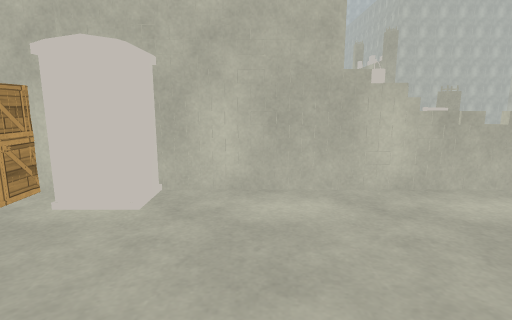
View 1 (above)

23 first-person views from a walk through a scene from a Unity 3-D project. The camera is 1.5 m above the floor, tilts 10° down and sees 80° across. The floor is counted in squares, 1 m on a side. Each view is taken from the middle of a square. On the plan, view 1 faces up. The plan holds only what a view shows up to about 15 squares ahead; the rest is blank. The place goes on beyond the plan. The player is left out. Door leaves are left out, so doorways stand open. Surface patterns are stand-ins for the level's own textures.

View 2
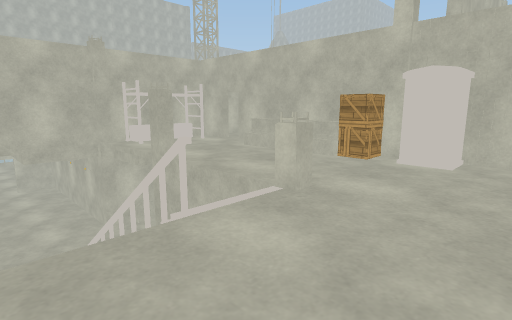

View 3
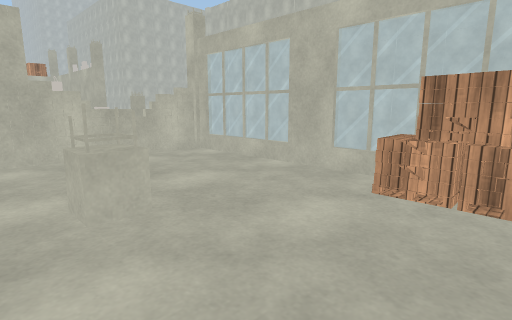

View 4
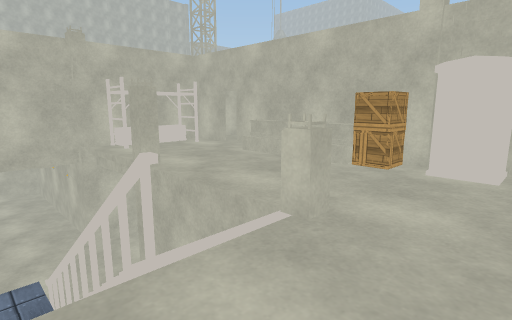

View 5
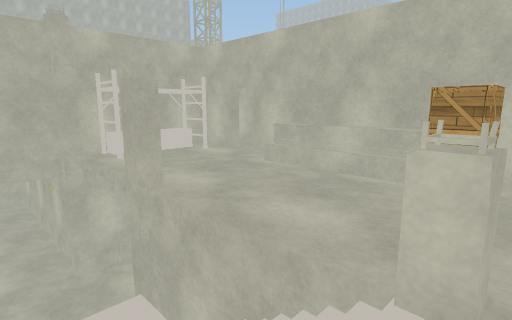

View 6
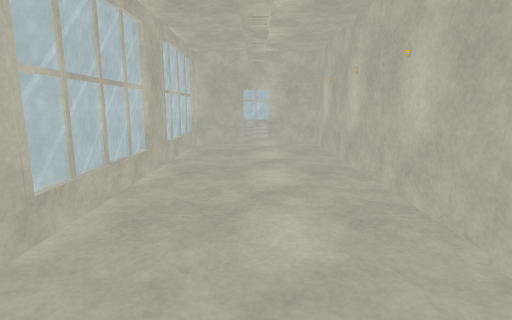

View 7
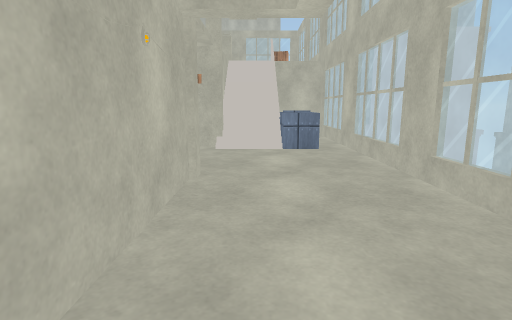

View 8
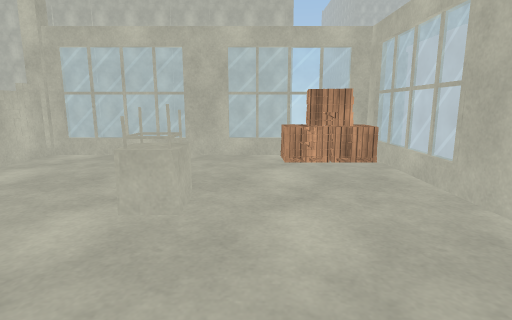

View 9
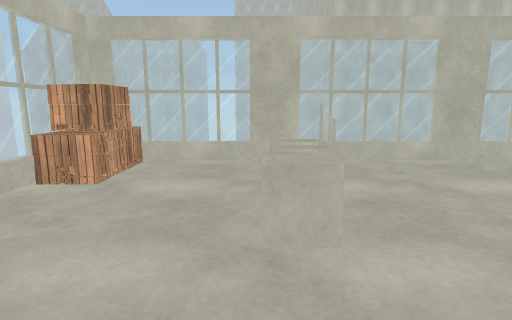

View 10
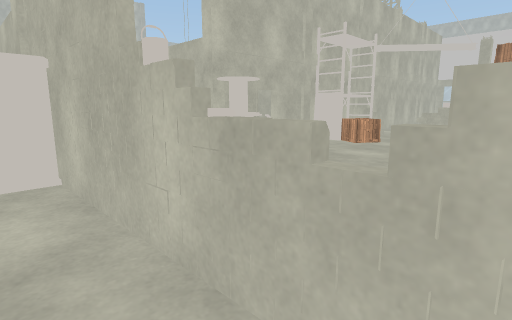

View 11
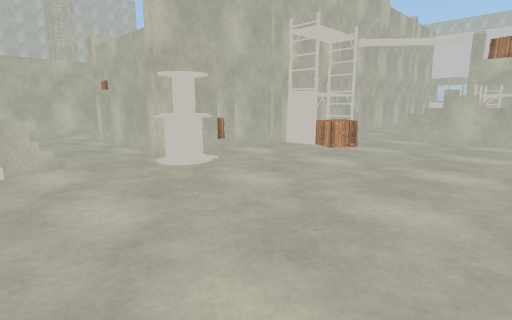

View 12
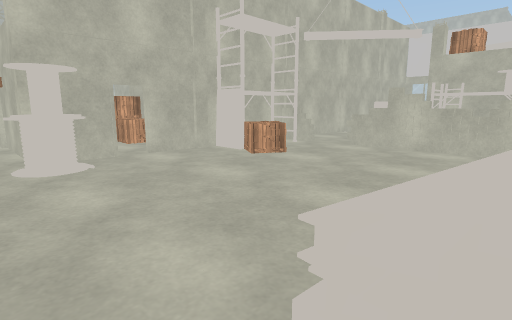

View 13
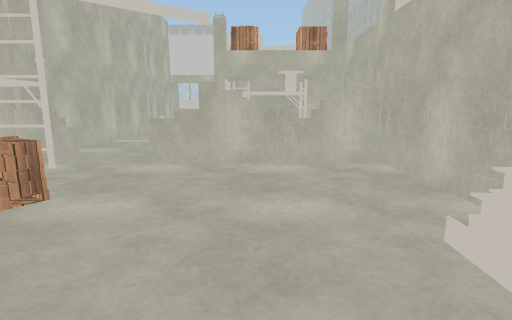

View 14
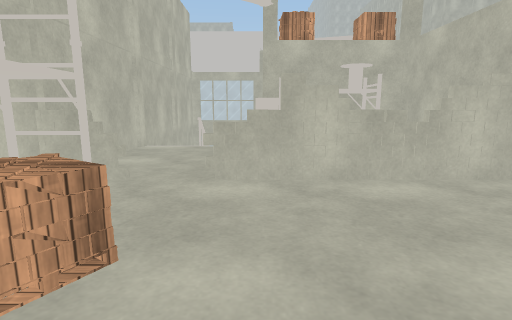

View 15
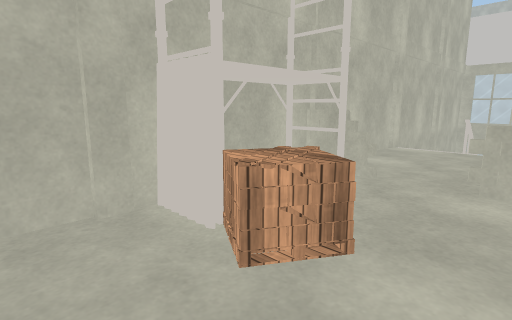

View 16
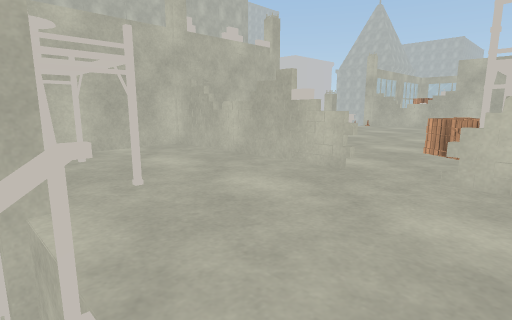

View 17
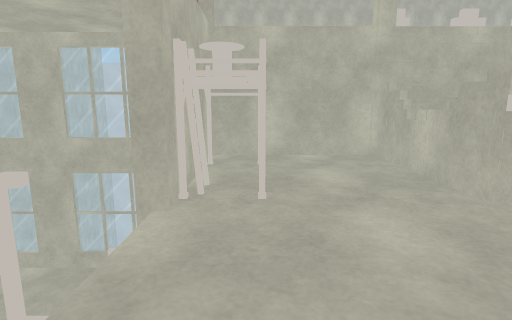

View 18
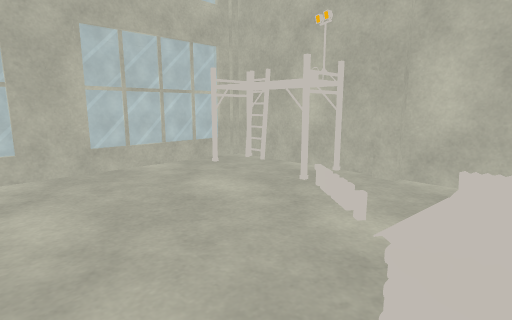

View 19
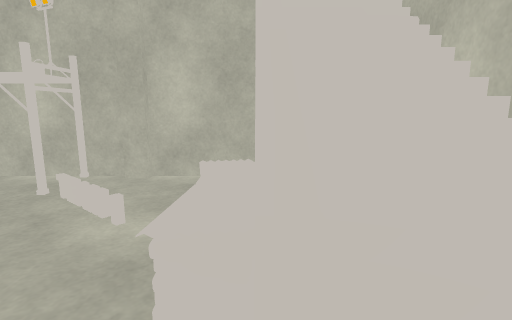

View 20
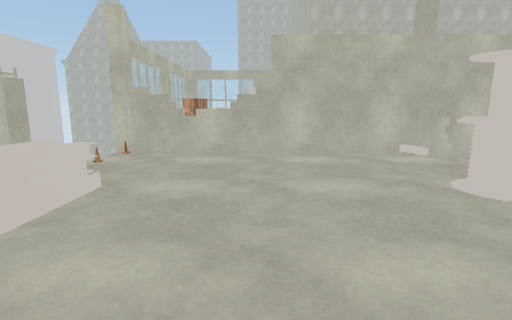

View 21
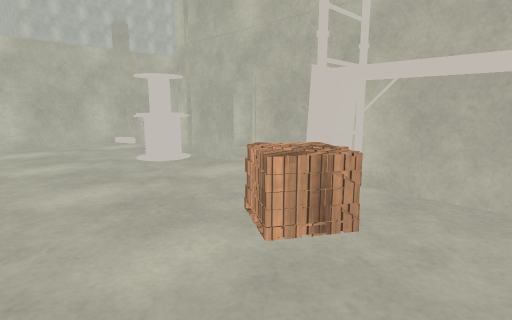

View 22
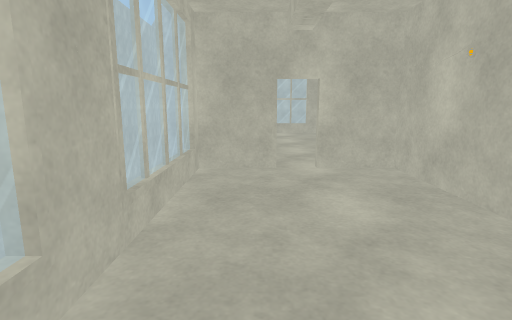

View 23
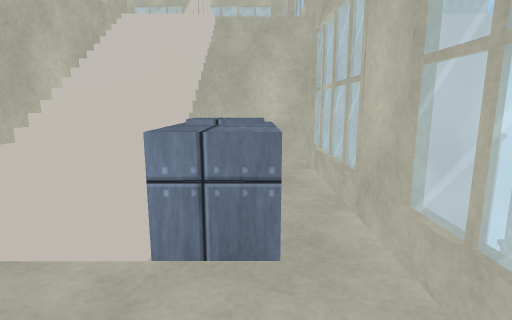

### Floor plan
Key: @ floor where view 1 was taken; # wall or solid block; . main floor; - floor 3.75 m lower than the main floor; / step, stairs or slope; = window, fence, low wall or low ledge; ^ raised ledge; v drop or lower ground; O other object.
Columns run from 23 left of view 1 to 7 right of it. Each row starts with its distance up from view 1.
 32                       - ------=
 31                      /#-------#
 30                     //O-------#
 29                    #//^-------=
 28                    #//^^------=
 27                    #//O---O--=v
 26                    #//#--#--O#v
 25                    #.....O####v
 24                    #.....O..O.#
 23                    #..........#
 22                    #..........#
 21                    #..........#
 20                    #=#.####=##
 19                    #OO........#
 18                    #..........#
 17                    #.OO.......#
 16                    ###O.......#
 15               OOOO.#......... v
 14               OOOO.#.........O
 13                   ..........OO
 12                   ..#.......OO
 11                   ..OO......OO
 10            ...######OO.......Ov
  9          #....................
  8          #.   ................
  7          #..       =..........
  6            ..     .=/.....O...v
  5           ##.#####OOOO###OO=##v
  4           OO.......OOO........=
  3           O...................=
  2          #O...................=
  1 ###########O..#.........^^....#
  0 --------------/////=...@#^....#
 -1 --------------//////..........=
 -2 --------------###  #........OOv
 -3 --------------OOO  -........OOv
 -4 --------------------........OOv
 -5 #===##===##===##===##===##==vv

Where each view was taken, in squares from view 1:
view 1: 0 up, 0 right, facing up
view 2: 4 down, 0 right, facing up-left
view 3: 4 down, 0 right, facing up-right
view 4: 3 down, 1 left, facing up-left
view 5: 2 down, 3 left, facing up-left
view 6: 2 down, 11 left, facing left
view 7: 1 down, 20 left, facing right
view 8: 1 down, 3 left, facing right
view 9: 4 up, 2 right, facing down
view 10: 4 up, 5 right, facing up-left
view 11: 6 up, 5 right, facing up-left
view 12: 9 up, 6 right, facing up-left
view 13: 12 up, 3 right, facing up
view 14: 14 up, 1 right, facing up
view 15: 14 up, 1 right, facing up-left
view 16: 26 up, 3 left, facing down-right
view 17: 24 up, 3 left, facing right
view 18: 32 up, 1 left, facing down-right
view 19: 32 up, 1 left, facing down
view 20: 16 up, 2 right, facing down
view 21: 19 up, 2 right, facing down-left
view 22: 3 down, 16 left, facing left
view 23: 3 down, 12 left, facing right
